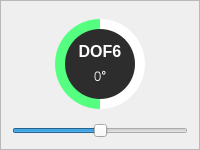
                         <widget class="QFrame" name="frame_17">
                          <property name="sizePolicy">
                           <sizepolicy hsizetype="Preferred" vsizetype="Fixed">
                            <horstretch>0</horstretch>
                            <verstretch>0</verstretch>
                           </sizepolicy>
                          </property>
                          <property name="minimumSize">
                           <size>
                            <width>0</width>
                            <height>150</height>
                           </size>
                          </property>
                          <property name="frameShape">
                           <enum>QFrame::StyledPanel</enum>
                          </property>
                          <property name="frameShadow">
                           <enum>QFrame::Raised</enum>
                          </property>
                          <layout class="QVBoxLayout" name="verticalLayout_33">
                           <item>
                            <widget class="QFrame" name="circularProgressBar_Main_6">
                             <property name="styleSheet">
                              <string notr="true">background-color: none;</string>
                             </property>
                             <property name="frameShape">
                              <enum>QFrame::NoFrame</enum>
                             </property>
                             <property name="frameShadow">
                              <enum>QFrame::Raised</enum>
                             </property>
                             <layout class="QHBoxLayout" name="horizontalLayout_19">
                              <property name="spacing">
                               <number>0</number>
                              </property>
                              <property name="leftMargin">
                               <number>0</number>
                              </property>
                              <property name="topMargin">
                               <number>0</number>
                              </property>
                              <property name="rightMargin">
                               <number>0</number>
                              </property>
                              <property name="bottomMargin">
                               <number>0</number>
                              </property>
                              <item>
                               <widget class="QFrame" name="circularProgress6">
                                <property name="sizePolicy">
                                 <sizepolicy hsizetype="Preferred" vsizetype="Preferred">
                                  <horstretch>80</horstretch>
                                  <verstretch>80</verstretch>
                                 </sizepolicy>
                                </property>
                                <property name="minimumSize">
                                 <size>
                                  <width>90</width>
                                  <height>90</height>
                                 </size>
                                </property>
                                <property name="maximumSize">
                                 <size>
                                  <width>90</width>
                                  <height>90</height>
                                 </size>
                                </property>
                                <property name="styleSheet">
                                 <string notr="true">QFrame{
	border-radius: 45px;	
	background-color: qconicalgradient(cx:0.5, cy:0.5, angle:270, stop:0.5 rgba(85,    255, 127, 255), stop:0.499 rgba(255, 255, 255, 255));
}</string>
                                </property>
                                <property name="frameShape">
                                 <enum>QFrame::NoFrame</enum>
                                </property>
                                <property name="frameShadow">
                                 <enum>QFrame::Raised</enum>
                                </property>
                                <layout class="QVBoxLayout" name="verticalLayout_31">
                                 <property name="leftMargin">
                                  <number>10</number>
                                 </property>
                                 <property name="topMargin">
                                  <number>10</number>
                                 </property>
                                 <property name="rightMargin">
                                  <number>10</number>
                                 </property>
                                 <property name="bottomMargin">
                                  <number>10</number>
                                 </property>
                                 <item>
                                  <widget class="QFrame" name="circularContainer_7">
                                   <property name="minimumSize">
                                    <size>
                                     <width>70</width>
                                     <height>70</height>
                                    </size>
                                   </property>
                                   <property name="maximumSize">
                                    <size>
                                     <width>70</width>
                                     <height>70</height>
                                    </size>
                                   </property>
                                   <property name="baseSize">
                                    <size>
                                     <width>0</width>
                                     <height>0</height>
                                    </size>
                                   </property>
                                   <property name="styleSheet">
                                    <string notr="true">QFrame{
	border-radius: 35px;	
	background-color: rgb(45, 45, 45);
}</string>
                                   </property>
                                   <property name="frameShape">
                                    <enum>QFrame::StyledPanel</enum>
                                   </property>
                                   <property name="frameShadow">
                                    <enum>QFrame::Raised</enum>
                                   </property>
                                   <layout class="QVBoxLayout" name="verticalLayout_32">
                                    <property name="spacing">
                                     <number>0</number>
                                    </property>
                                    <property name="leftMargin">
                                     <number>10</number>
                                    </property>
                                    <property name="topMargin">
                                     <number>10</number>
                                    </property>
                                    <property name="rightMargin">
                                     <number>10</number>
                                    </property>
                                    <property name="bottomMargin">
                                     <number>10</number>
                                    </property>
                                    <item>
                                     <widget class="QLabel" name="label_9">
                                      <property name="font">
                                       <font>
                                        <family>MS Shell Dlg 2</family>
                                        <pointsize>12</pointsize>
                                        <weight>9</weight>
                                        <italic>false</italic>
                                        <bold>false</bold>
                                       </font>
                                      </property>
                                      <property name="styleSheet">
                                       <string notr="true">font: 75 12pt &quot;MS Shell Dlg 2&quot;;
color: rgb(255, 255, 255);</string>
                                      </property>
                                      <property name="text">
                                       <string>&lt;html&gt;&lt;head/&gt;&lt;body&gt;&lt;p align=&quot;center&quot;&gt;&lt;span style=&quot; font-weight:600;&quot;&gt;DOF6&lt;/span&gt;&lt;/p&gt;&lt;/body&gt;&lt;/html&gt;</string>
                                      </property>
                                     </widget>
                                    </item>
                                    <item>
                                     <widget class="QLabel" name="labelPercentage6">
                                      <property name="font">
                                       <font>
                                        <family>Roboto Thin</family>
                                        <pointsize>68</pointsize>
                                       </font>
                                      </property>
                                      <property name="styleSheet">
                                       <string notr="true">background-color: none;
color: #FFFFFF</string>
                                      </property>
                                      <property name="text">
                                       <string>&lt;html&gt;&lt;head/&gt;&lt;body&gt;&lt;p align=&quot;center&quot;&gt;&lt;span style=&quot; font-size:10pt; font-weight:600;&quot;&gt;0°&lt;/span&gt;&lt;/p&gt;&lt;/body&gt;&lt;/html&gt;</string>
                                      </property>
                                      <property name="alignment">
                                       <set>Qt::AlignCenter</set>
                                      </property>
                                     </widget>
                                    </item>
                                   </layout>
                                  </widget>
                                 </item>
                                </layout>
                               </widget>
                              </item>
                             </layout>
                            </widget>
                           </item>
                           <item>
                            <widget class="QSlider" name="S6">
                             <property name="styleSheet">
                              <string notr="true"/>
                             </property>
                             <property name="minimum">
                              <number>-35000</number>
                             </property>
                             <property name="maximum">
                              <number>35000</number>
                             </property>
                             <property name="pageStep">
                              <number>10</number>
                             </property>
                             <property name="orientation">
                              <enum>Qt::Horizontal</enum>
                             </property>
                            </widget>
                           </item>
                          </layout>
                         </widget>
